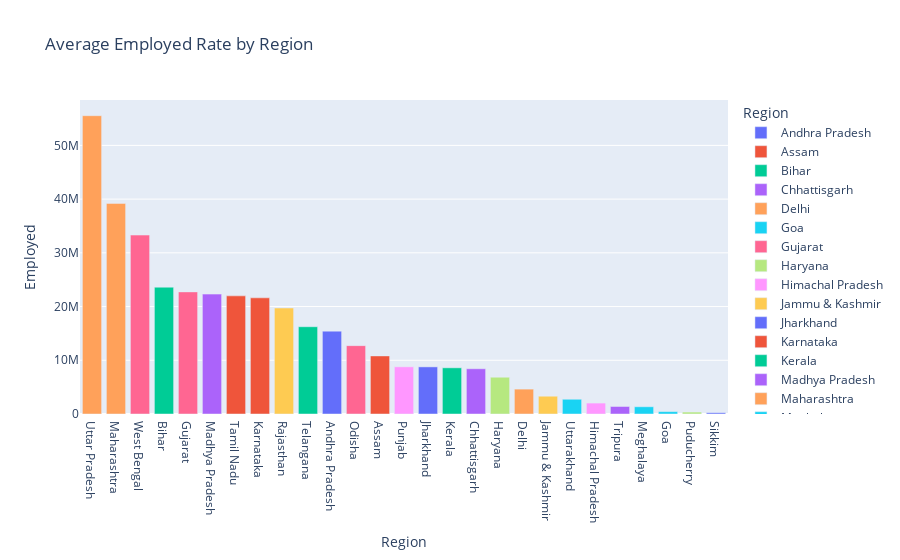

Here is the notebook cell this chart was saved with:
### Markdown cell above
Region vise average employoment plot for data of Jan-2020 to Oct-2020

### Code cell
region = df2.groupby(["Region"])[['Unemployment_rate', "Employed", "labour_participation_rate"]].mean()
region = pd.DataFrame(region).reset_index()

fig = px.bar(region, x="Region", y="Employed", color="Region", title="Average Employed Rate by Region")
fig.update_layout(xaxis={'categoryorder':'total descending'})
fig.show()

### Figure 1 — Plotly figure (JSON) as saved in the notebook; plotly's stock layout.template omitted (floating-point values rounded to 4 significant figures)
{"data": [{"alignmentgroup": "True", "hovertemplate": "Region=%{x}<br>Employed=%{y}<extra></extra>", "legendgroup": "Andhra Pradesh", "marker": {"color": "#636efa", "pattern": {"shape": ""}}, "name": "Andhra Pradesh", "offsetgroup": "Andhra Pradesh", "orientation": "v", "showlegend": true, "textposition": "auto", "type": "bar", "x": ["Andhra Pradesh"], "xaxis": "x", "y": [15425480], "yaxis": "y"}, {"alignmentgroup": "True", "hovertemplate": "Region=%{x}<br>Employed=%{y}<extra></extra>", "legendgroup": "Assam", "marker": {"color": "#EF553B", "pattern": {"shape": ""}}, "name": "Assam", "offsetgroup": "Assam", "orientation": "v", "showlegend": true, "textposition": "auto", "type": "bar", "x": ["Assam"], "xaxis": "x", "y": [10810000.0], "yaxis": "y"}, {"alignmentgroup": "True", "hovertemplate": "Region=%{x}<br>Employed=%{y}<extra></extra>", "legendgroup": "Bihar", "marker": {"color": "#00cc96", "pattern": {"shape": ""}}, "name": "Bihar", "offsetgroup": "Bihar", "orientation": "v", "showlegend": true, "textposition": "auto", "type": "bar", "x": ["Bihar"], "xaxis": "x", "y": [23606828], "yaxis": "y"}, {"alignmentgroup": "True", "hovertemplate": "Region=%{x}<br>Employed=%{y}<extra></extra>", "legendgroup": "Chhattisgarh", "marker": {"color": "#ab63fa", "pattern": {"shape": ""}}, "name": "Chhattisgarh", "offsetgroup": "Chhattisgarh", "orientation": "v", "showlegend": true, "textposition": "auto", "type": "bar", "x": ["Chhattisgarh"], "xaxis": "x", "y": [8421000.0], "yaxis": "y"}, {"alignmentgroup": "True", "hovertemplate": "Region=%{x}<br>Employed=%{y}<extra></extra>", "legendgroup": "Delhi", "marker": {"color": "#FFA15A", "pattern": {"shape": ""}}, "name": "Delhi", "offsetgroup": "Delhi", "orientation": "v", "showlegend": true, "textposition": "auto", "type": "bar", "x": ["Delhi"], "xaxis": "x", "y": [4633000.0], "yaxis": "y"}, {"alignmentgroup": "True", "hovertemplate": "Region=%{x}<br>Employed=%{y}<extra></extra>", "legendgroup": "Goa", "marker": {"color": "#19d3f3", "pattern": {"shape": ""}}, "name": "Goa", "offsetgroup": "Goa", "orientation": "v", "showlegend": true, "textposition": "auto", "type": "bar", "x": ["Goa"], "xaxis": "x", "y": [442400.0], "yaxis": "y"}, {"alignmentgroup": "True", "hovertemplate": "Region=%{x}<br>Employed=%{y}<extra></extra>", "legendgroup": "Gujarat", "marker": {"color": "#FF6692", "pattern": {"shape": ""}}, "name": "Gujarat", "offsetgroup": "Gujarat", "orientation": "v", "showlegend": true, "textposition": "auto", "type": "bar", "x": ["Gujarat"], "xaxis": "x", "y": [22730000.0], "yaxis": "y"}, {"alignmentgroup": "True", "hovertemplate": "Region=%{x}<br>Employed=%{y}<extra></extra>", "legendgroup": "Haryana", "marker": {"color": "#B6E880", "pattern": {"shape": ""}}, "name": "Haryana", "offsetgroup": "Haryana", "orientation": "v", "showlegend": true, "textposition": "auto", "type": "bar", "x": ["Haryana"], "xaxis": "x", "y": [6844059], "yaxis": "y"}, {"alignmentgroup": "True", "hovertemplate": "Region=%{x}<br>Employed=%{y}<extra></extra>", "legendgroup": "Himachal Pradesh", "marker": {"color": "#FF97FF", "pattern": {"shape": ""}}, "name": "Himachal Pradesh", "offsetgroup": "Himachal Pradesh", "orientation": "v", "showlegend": true, "textposition": "auto", "type": "bar", "x": ["Himachal Pradesh"], "xaxis": "x", "y": [2034000.0], "yaxis": "y"}, {"alignmentgroup": "True", "hovertemplate": "Region=%{x}<br>Employed=%{y}<extra></extra>", "legendgroup": "Jammu & Kashmir", "marker": {"color": "#FECB52", "pattern": {"shape": ""}}, "name": "Jammu & Kashmir", "offsetgroup": "Jammu & Kashmir", "orientation": "v", "showlegend": true, "textposition": "auto", "type": "bar", "x": ["Jammu & Kashmir"], "xaxis": "x", "y": [3310000.0], "yaxis": "y"}, {"alignmentgroup": "True", "hovertemplate": "Region=%{x}<br>Employed=%{y}<extra></extra>", "legendgroup": "Jharkhand", "marker": {"color": "#636efa", "pattern": {"shape": ""}}, "name": "Jharkhand", "offsetgroup": "Jharkhand", "orientation": "v", "showlegend": true, "textposition": "auto", "type": "bar", "x": ["Jharkhand"], "xaxis": "x", "y": [8771000.0], "yaxis": "y"}, {"alignmentgroup": "True", "hovertemplate": "Region=%{x}<br>Employed=%{y}<extra></extra>", "legendgroup": "Karnataka", "marker": {"color": "#EF553B", "pattern": {"shape": ""}}, "name": "Karnataka", "offsetgroup": "Karnataka", "orientation": "v", "showlegend": true, "textposition": "auto", "type": "bar", "x": ["Karnataka"], "xaxis": "x", "y": [21620000.0], "yaxis": "y"}, {"alignmentgroup": "True", "hovertemplate": "Region=%{x}<br>Employed=%{y}<extra></extra>", "legendgroup": "Kerala", "marker": {"color": "#00cc96", "pattern": {"shape": ""}}, "name": "Kerala", "offsetgroup": "Kerala", "orientation": "v", "showlegend": true, "textposition": "auto", "type": "bar", "x": ["Kerala"], "xaxis": "x", "y": [8597000.0], "yaxis": "y"}, {"alignmentgroup": "True", "hovertemplate": "Region=%{x}<br>Employed=%{y}<extra></extra>", "legendgroup": "Madhya Pradesh", "marker": {"color": "#ab63fa", "pattern": {"shape": ""}}, "name": "Madhya Pradesh", "offsetgroup": "Madhya Pradesh", "orientation": "v", "showlegend": true, "textposition": "auto", "type": "bar", "x": ["Madhya Pradesh"], "xaxis": "x", "y": [22320000.0], "yaxis": "y"}, {"alignmentgroup": "True", "hovertemplate": "Region=%{x}<br>Employed=%{y}<extra></extra>", "legendgroup": "Maharashtra", "marker": {"color": "#FFA15A", "pattern": {"shape": ""}}, "name": "Maharashtra", "offsetgroup": "Maharashtra", "orientation": "v", "showlegend": true, "textposition": "auto", "type": "bar", "x": ["Maharashtra"], "xaxis": "x", "y": [39200000.0], "yaxis": "y"}, {"alignmentgroup": "True", "hovertemplate": "Region=%{x}<br>Employed=%{y}<extra></extra>", "legendgroup": "Meghalaya", "marker": {"color": "#19d3f3", "pattern": {"shape": ""}}, "name": "Meghalaya", "offsetgroup": "Meghalaya", "orientation": "v", "showlegend": true, "textposition": "auto", "type": "bar", "x": ["Meghalaya"], "xaxis": "x", "y": [1350000.0], "yaxis": "y"}, {"alignmentgroup": "True", "hovertemplate": "Region=%{x}<br>Employed=%{y}<extra></extra>", "legendgroup": "Odisha", "marker": {"color": "#FF6692", "pattern": {"shape": ""}}, "name": "Odisha", "offsetgroup": "Odisha", "orientation": "v", "showlegend": true, "textposition": "auto", "type": "bar", "x": ["Odisha"], "xaxis": "x", "y": [12730000.0], "yaxis": "y"}, {"alignmentgroup": "True", "hovertemplate": "Region=%{x}<br>Employed=%{y}<extra></extra>", "legendgroup": "Puducherry", "marker": {"color": "#B6E880", "pattern": {"shape": ""}}, "name": "Puducherry", "offsetgroup": "Puducherry", "orientation": "v", "showlegend": true, "textposition": "auto", "type": "bar", "x": ["Puducherry"], "xaxis": "x", "y": [365300.0], "yaxis": "y"}, {"alignmentgroup": "True", "hovertemplate": "Region=%{x}<br>Employed=%{y}<extra></extra>", "legendgroup": "Punjab", "marker": {"color": "#FF97FF", "pattern": {"shape": ""}}, "name": "Punjab", "offsetgroup": "Punjab", "orientation": "v", "showlegend": true, "textposition": "auto", "type": "bar", "x": ["Punjab"], "xaxis": "x", "y": [8783000.0], "yaxis": "y"}, {"alignmentgroup": "True", "hovertemplate": "Region=%{x}<br>Employed=%{y}<extra></extra>", "legendgroup": "Rajasthan", "marker": {"color": "#FECB52", "pattern": {"shape": ""}}, "name": "Rajasthan", "offsetgroup": "Rajasthan", "orientation": "v", "showlegend": true, "textposition": "auto", "type": "bar", "x": ["Rajasthan"], "xaxis": "x", "y": [19730000.0], "yaxis": "y"}, {"alignmentgroup": "True", "hovertemplate": "Region=%{x}<br>Employed=%{y}<extra></extra>", "legendgroup": "Sikkim", "marker": {"color": "#636efa", "pattern": {"shape": ""}}, "name": "Sikkim", "offsetgroup": "Sikkim", "orientation": "v", "showlegend": true, "textposition": "auto", "type": "bar", "x": ["Sikkim"], "xaxis": "x", "y": [234500.0], "yaxis": "y"}, {"alignmentgroup": "True", "hovertemplate": "Region=%{x}<br>Employed=%{y}<extra></extra>", "legendgroup": "Tamil Nadu", "marker": {"color": "#EF553B", "pattern": {"shape": ""}}, "name": "Tamil Nadu", "offsetgroup": "Tamil Nadu", "orientation": "v", "showlegend": true, "textposition": "auto", "type": "bar", "x": ["Tamil Nadu"], "xaxis": "x", "y": [21990000.0], "yaxis": "y"}, {"alignmentgroup": "True", "hovertemplate": "Region=%{x}<br>Employed=%{y}<extra></extra>", "legendgroup": "Telangana", "marker": {"color": "#00cc96", "pattern": {"shape": ""}}, "name": "Telangana", "offsetgroup": "Telangana", "orientation": "v", "showlegend": true, "textposition": "auto", "type": "bar", "x": ["Telangana"], "xaxis": "x", "y": [16240000.0], "yaxis": "y"}, {"alignmentgroup": "True", "hovertemplate": "Region=%{x}<br>Employed=%{y}<extra></extra>", "legendgroup": "Tripura", "marker": {"color": "#ab63fa", "pattern": {"shape": ""}}, "name": "Tripura", "offsetgroup": "Tripura", "orientation": "v", "showlegend": true, "textposition": "auto", "type": "bar", "x": ["Tripura"], "xaxis": "x", "y": [1397000.0], "yaxis": "y"}, {"alignmentgroup": "True", "hovertemplate": "Region=%{x}<br>Employed=%{y}<extra></extra>", "legendgroup": "Uttar Pradesh", "marker": {"color": "#FFA15A", "pattern": {"shape": ""}}, "name": "Uttar Pradesh", "offsetgroup": "Uttar Pradesh", "orientation": "v", "showlegend": true, "textposition": "auto", "type": "bar", "x": ["Uttar Pradesh"], "xaxis": "x", "y": [55524799], "yaxis": "y"}, {"alignmentgroup": "True", "hovertemplate": "Region=%{x}<br>Employed=%{y}<extra></extra>", "legendgroup": "Uttarakhand", "marker": {"color": "#19d3f3", "pattern": {"shape": ""}}, "name": "Uttarakhand", "offsetgroup": "Uttarakhand", "orientation": "v", "showlegend": true, "textposition": "auto", "type": "bar", "x": ["Uttarakhand"], "xaxis": "x", "y": [2743000.0], "yaxis": "y"}, {"alignmentgroup": "True", "hovertemplate": "Region=%{x}<br>Employed=%{y}<extra></extra>", "legendgroup": "West Bengal", "marker": {"color": "#FF6692", "pattern": {"shape": ""}}, "name": "West Bengal", "offsetgroup": "West Bengal", "orientation": "v", "showlegend": true, "textposition": "auto", "type": "bar", "x": ["West Bengal"], "xaxis": "x", "y": [33310000.0], "yaxis": "y"}], "layout": {"barmode": "relative", "legend": {"title": {"text": "Region"}, "tracegroupgap": 0}, "title": {"text": "Average Employed Rate by Region"}, "xaxis": {"anchor": "y", "categoryarray": ["Andhra Pradesh", "Assam", "Bihar", "Chhattisgarh", "Delhi", "Goa", "Gujarat", "Haryana", "Himachal Pradesh", "Jammu & Kashmir", "Jharkhand", "Karnataka", "Kerala", "Madhya Pradesh", "Maharashtra", "Meghalaya", "Odisha", "Puducherry", "Punjab", "Rajasthan", "Sikkim", "Tamil Nadu", "Telangana", "Tripura", "Uttar Pradesh", "Uttarakhand", "West Bengal"], "categoryorder": "total descending", "domain": [0, 1], "title": {"text": "Region"}}, "yaxis": {"anchor": "x", "domain": [0, 1], "title": {"text": "Employed"}}}}
